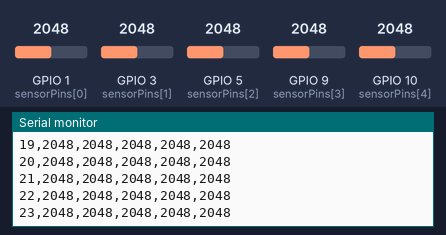
Simulated run of this sketch. Board: Seeed XIAO ESP32-S3. Shown: the last lines printed to the serial monitor. Inputs (shaded band) come from the test bench; at power-on: GPIO 1 (sensorPins[0]) = 2048, GPIO 3 (sensorPins[1]) = 2048, GPIO 5 (sensorPins[2]) = 2048, GPIO 9 (sensorPins[3]) = 2048, GPIO 10 (sensorPins[4]) = 2048 (analog values on the 0–4095 scale). WiFi joins after 1.5 s; servers stay silent unless stated.

Above: at 2.7 s.
2.8 s: GPIO 1 (sensorPins[0]) set to 2866
At 3.14 s:
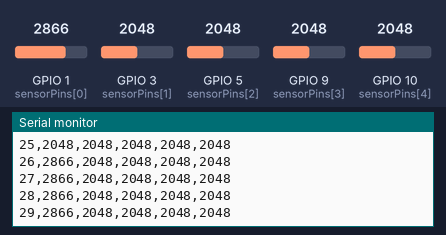
4.3 s: GPIO 3 (sensorPins[1]) set to 2866
At 4.33 s:
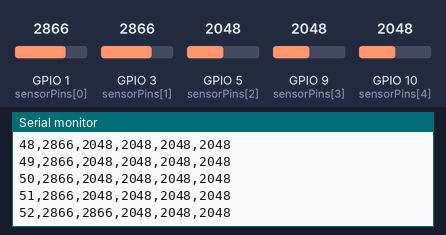
5.8 s: GPIO 5 (sensorPins[2]) set to 2866
At 6.15 s:
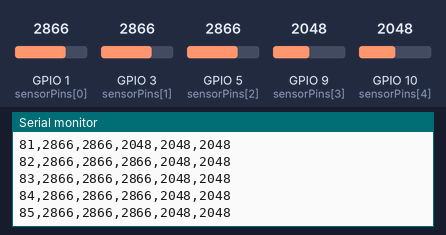
7.3 s: GPIO 9 (sensorPins[3]) set to 2866
At 7.32 s:
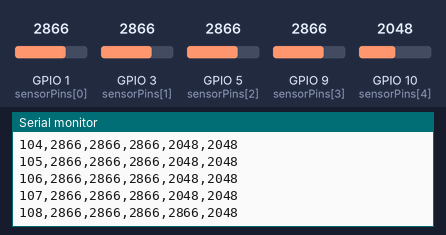
8.8 s: GPIO 10 (sensorPins[4]) set to 2866
At 9.14 s:
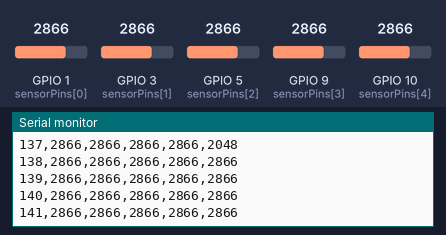
10.3 s: GPIO 1 (sensorPins[0]) set to 3972
At 12.14 s:
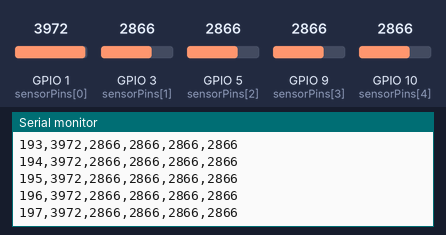
Timing chart, 0 to 12.8 s (numbered marks = the images above; inputs shaded):
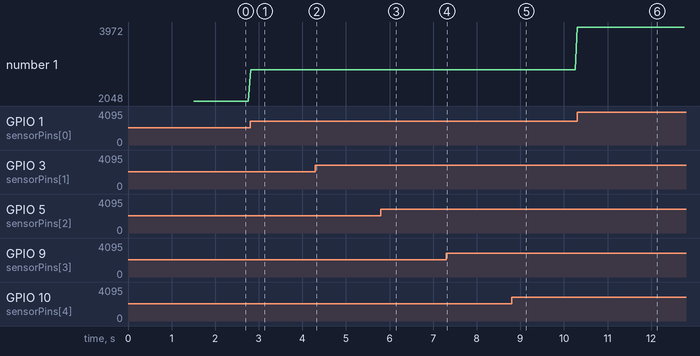

Measured:
- after the input at 2.8 s, the serial monitor: prints a new line at once (image 1)
- plotted number 1: 2048 → 2866 after the input at 2.8 s

The sketch:

ASL_glove.ino
```cpp
// XIAO ESP32-S3 glove streamer
// Serial: always prints clean CSV for training
// WiFi TCP: sends same CSV when WiFi + TCP are available
// CSV format: counter,A0,A2,A4,A8,A9
// No WiFi/debug messages are printed to Serial

#include <Arduino.h>
#include <WiFi.h>

// WiFi credentials
const char* WIFI_SSID     = "4G-Gateway-E84606-2";
const char* WIFI_PASSWORD = "A3FXJ2Q3";

// Computer running FastAPI TCP server
// Must match Python --tcp-port, NOT --port-web
const char* SERVER_HOST = "0.0.0.0";
const uint16_t SERVER_PORT = 9001;

// Sensor pins
const int sensorPins[5] = {
  A0,  // Thumb
  A2,  // Index
  A4,  // Middle
  A8,  // Ring
  A9   // Pinky
};

const int NUM_SENSORS = 5;

// Timing
const unsigned long SAMPLE_INTERVAL_MS = 50;       // 20 Hz
const unsigned long WIFI_RETRY_MS = 30000;         // retry WiFi every 30 s
const unsigned long TCP_RETRY_MS = 3000;           // retry TCP every 3 s

WiFiClient client;

unsigned long counter = 0;
unsigned long lastSampleMs = 0;
unsigned long lastWiFiAttemptMs = 0;
unsigned long lastTcpAttemptMs = 0;

bool wifiConnectStarted = false;

void startWiFiIfNeeded() {
  wl_status_t status = WiFi.status();
  unsigned long now = millis();

  if (status == WL_CONNECTED) {
    wifiConnectStarted = false;
    return;
  }

  // A connection attempt is already active. Let it finish or timeout.
  if (wifiConnectStarted && (now - lastWiFiAttemptMs < WIFI_RETRY_MS)) {
    return;
  }

  // Start/restart WiFi attempt, but only after timeout.
  WiFi.disconnect(false);
  delay(50);
  WiFi.begin(WIFI_SSID, WIFI_PASSWORD);

  wifiConnectStarted = true;
  lastWiFiAttemptMs = now;
}

void connectTcpIfNeeded() {
  unsigned long now = millis();

  if (WiFi.status() != WL_CONNECTED) {
    if (client.connected()) {
      client.stop();
    }
    return;
  }

  if (client.connected()) {
    return;
  }

  // Do not try TCP connect every sample.
  if (now - lastTcpAttemptMs < TCP_RETRY_MS) {
    return;
  }

  client.stop();
  client.connect(SERVER_HOST, SERVER_PORT);
  lastTcpAttemptMs = now;
}

String readSensorCsvLine() {
  String line = String(counter++);

  for (int i = 0; i < NUM_SENSORS; i++) {
    int value = analogRead(sensorPins[i]);
    line += ",";
    line += String(value);
  }

  return line;
}

void setup() {
  Serial.begin(115200);
  delay(1500);

  analogReadResolution(12);

  WiFi.mode(WIFI_STA);
  WiFi.setAutoReconnect(true);
  WiFi.begin(WIFI_SSID, WIFI_PASSWORD);

  wifiConnectStarted = true;
  lastWiFiAttemptMs = millis();
}

void loop() {
  startWiFiIfNeeded();
  connectTcpIfNeeded();

  unsigned long now = millis();

  if (now - lastSampleMs >= SAMPLE_INTERVAL_MS) {
    lastSampleMs = now;

    String line = readSensorCsvLine();

    // Always clean CSV for data collection/training
    Serial.println(line);

    // Send same CSV over WiFi TCP if available
    if (WiFi.status() == WL_CONNECTED && client.connected()) {
      client.println(line);
    }
  }
}
```
